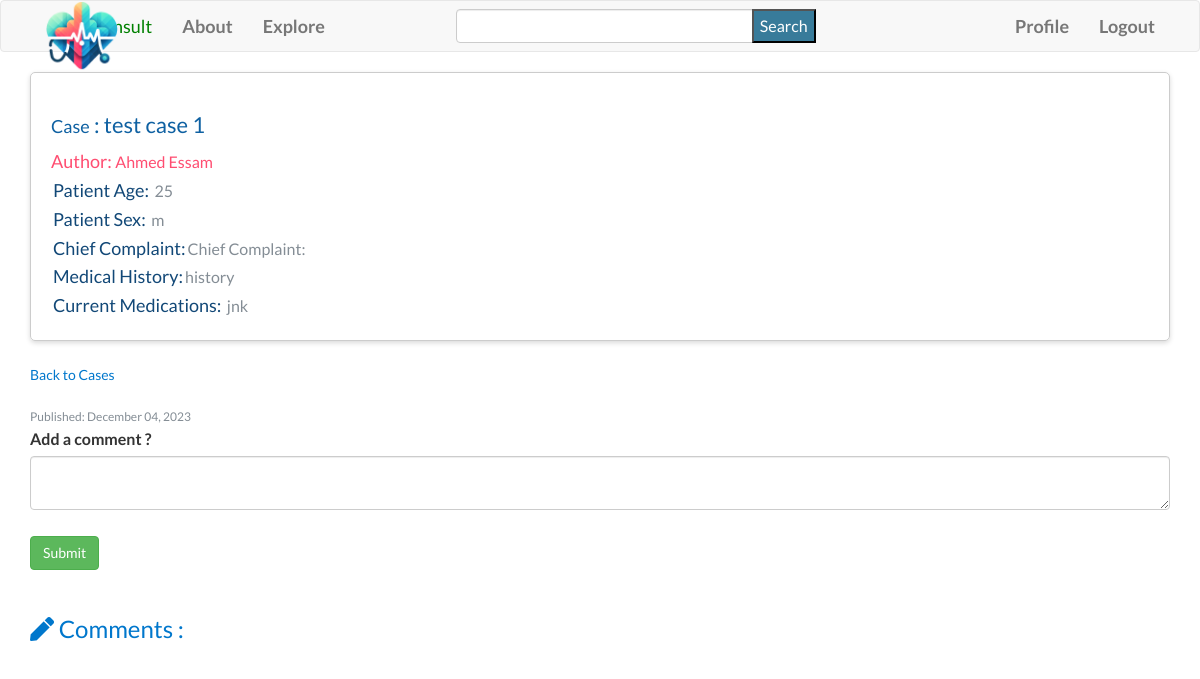
/show_case/1 (signed in), run on the app's committed database.
### app/models.py (models this page shows, shortened)
class Case(db.Model):
    __searchable__ = ['title', 'question', 'chief_complaint']
    id = db.Column(db.Integer, primary_key=True)
    title = db.Column(db.String(140))
    question = db.Column(db.String(140))
    patient_age = db.Column(db.String(20))
    patient_sex = db.Column(db.String(10))
    chief_complaint = db.Column(db.Text)
    medical_history = db.Column(db.Text)
    current_medications = db.Column(db.Text)
    image_files = db.Column(db.String(255))  # Store file paths for images
    lab_files = db.Column(db.String(255))  # Store file paths for lab files
    timestamp = db.Column(db.DateTime, index=True, default=datetime.utcnow)
    user_id = db.Column(db.Integer, db.ForeignKey('user.id'))
    comments = db.relationship('Comment', backref='case', lazy='dynamic')
    def get_images(self):
        return self.image_files.split(',') if self.image_files else []
    def get_lab_files(self):
        return self.lab_files.split(",") if self.lab_files else []

class User(UserMixin,db.Model):
    id = db.Column(db.Integer, primary_key=True)
    username = db.Column(db.String(65), index=True, unique=True)
    email = db.Column(db.String(120), index=True, unique=True)
    password_hash = db.Column(db.String(128))
    bio = db.Column(db.String(200))
    medical_degree = db.Column(db.String(100))
    speciality = db.Column(db.String(100))
    licenses = db.Column(db.String(200))
    last_seen = db.Column(db.DateTime, default=datetime.utcnow)
    cases = db.relationship('Case', backref='author', lazy="dynamic")
    followed = db.relationship(
        'User',
        secondary=followers,
        primaryjoin=(followers.c.follower_id == id),
        secondaryjoin=(followers.c.followed_id == id),
        backref=db.backref('followers',lazy='dynamic'),
        lazy='dynamic'
        )
    comments= db.relationship('Comment', backref='author', lazy='dynamic')

### app/routes.py (the view, shortened to what this page needs)
@app.route("/show_case/<case_id>", methods=['GET', 'POST'])
def show_case(case_id):
    case = Case.query.get_or_404(case_id)
    comments = case.comments.order_by(Comment.timestamp.desc())
    form = CommentForm()
    if case:
        comments = case.comments.order_by(Comment.timestamp.desc())
        return render_template('show_case.html', title=case.title, case=case, form=form, comments=comments)

### forms.py
class SearchForm(FlaskForm):
    query = StringField('Query', validators=[DataRequired()])
    submit = SubmitField('Search')

class CommentForm(FlaskForm):
    text = TextAreaField('Leave a comment', validators=[DataRequired()])
    submit = SubmitField('Submit')

### app/routes.py (called while the page is built)
@login.user_loader
def load_user(id):
    return User.query.get(int(id))

@app.before_request
def before_request():
    if current_user.is_authenticated:
        current_user.last_seen = datetime.utcnow()
        db.session.commit()
        g.search_form = SearchForm()

### app/templates/show_case.html (shortened to what this page needs)
{% extends "base.html" %}
{% import 'bootstrap/wtf.html' as wtf %}
{% block head %}
    {{ super() }}
    <link rel="stylesheet" href="{{ url_for('static', filename='css/show_case.css') }}">
{% endblock %}
{% block app_content %}
<div class="case-card">
  <h1 class="case-title"><span>Case</span> : {{ case.title }}</h1>
  <p class="case-author" style="color:#FF4D71;"><span>Author: </span>{{ case.author.username }}</p>
  <p class="case-detail""><span style="color:#124877;padding:2px;">Patient Age: </span>{{ case.patient_age }}</p>
  <p class="case-detail""><span style="color:#124877;padding:2px;">Patient Sex: </span>{{ case.patient_sex }}</p>
  <p class="case-detail""><span style="color:#124877;padding:2px;">Chief Complaint:</span>{{ case.chief_complaint }}</p>
  <p class="case-detail""><span style="color:#124877;padding:2px;">Medical History:</span>{{ case.medical_history }}</p>
  <p class="case-detail""><span style="color:#124877;padding:2px;">Current Medications: </span>{{ case.current_medications }}</p>
</div>
<p><a class="case-back-link" href="{{ url_for('explore') }}">Back to Cases</a></p>
<p class="case-date">Published: {{ case.timestamp.strftime('%B %d, %Y') }}</p>
<div class="comment_form">
  <form action="{{ url_for('show_case', case_id=case.id) }}" method="post">
    <label for="comments">Add a comment ?</label>
    {{ form.text(class="form-control") }}
    <br>
    <button type="submit" class="btn btn-success">Submit</button>
  </form>
</div>
<h3 style="color:#07c; "><i class="fas fa-pen"></i> Comments :</h3>
{% endblock %}

### app/static/css/base.css (style rules this page uses)
body, ul, li, p { margin: 0; padding: 0; }
body { margin: 0 !important; font-family: 'Lato', sans-serif; line-height: 1.6; font-size: 16px; min-height: 100vh; overflow-x: hidden; }
#submit { position: absolute; top: 0; right: 0; background-color: #387B9A; height: 100%; color: white; }

### app/static/css/show_case.css (style rules this page uses)
.case-card { border: 1px solid #ccc; border-radius: 5px; padding: 20px; margin-bottom: 20px; box-shadow: 0 2px 5px rgba(0, 0, 0, 0.15); }
.case-card span { font-size: 18px; }
.case-title { font-size: 22px; color: #0f61a2; margin-bottom: 10px; }
.case-author, .case-detail { font-size: 16px; color: #848d95; }
.case-date { font-size: 12px; color: #848d95; margin-top: 20px; }
.case-back-link { color: #07c; text-decoration: none; font-size: 14px; }

### data on the page
Case: title "test case 1", patient_age "25", patient_sex "m", chief_complaint "Chief Complaint:", medical_history "history", current_medications "jnk", timestamp "December 04, 2023"
User: author.username "Ahmed Essam"
